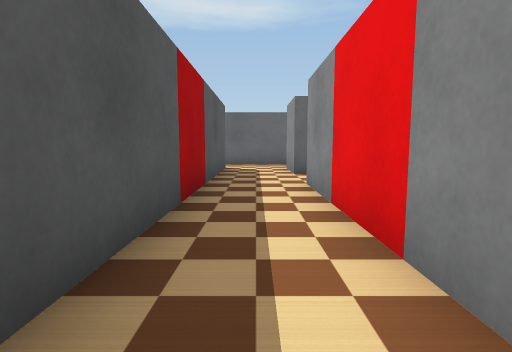
View 1 (above)

24 first-person views from a walk through a world built for the Webots simulator. The camera is 0.39 m above the floor, tilts 6° down and sees 80° across. The floor is counted in squares, 0.5 m on a side. Each view is taken from the middle of a square. On the plan, view 1 faces up. The plan holds only what a view shows up to about 10 squares ahead; the rest is blank. The robots in the file are not drawn. Simple shapes and patterns stand in for the simulator's stock objects.

View 2
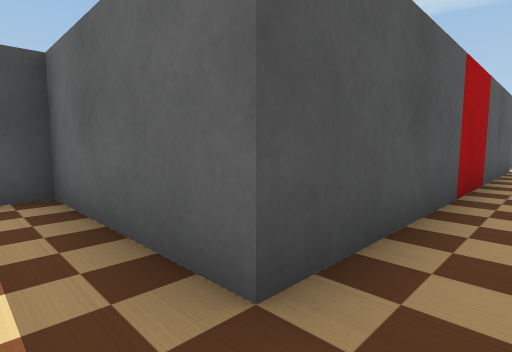

View 3
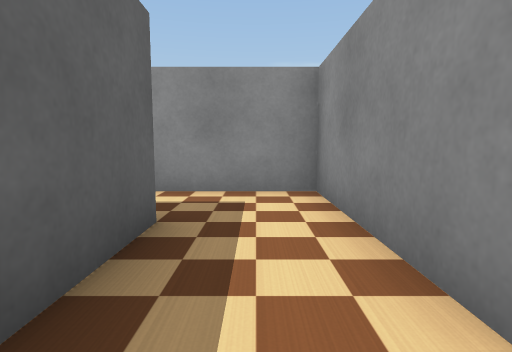

View 4
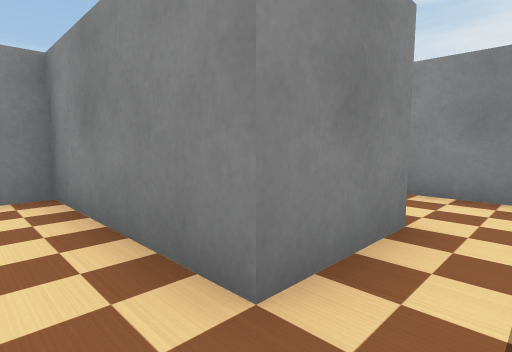

View 5
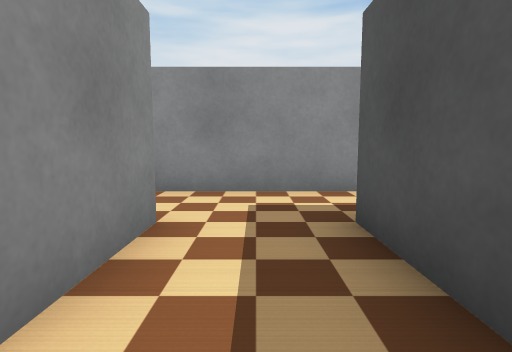

View 6
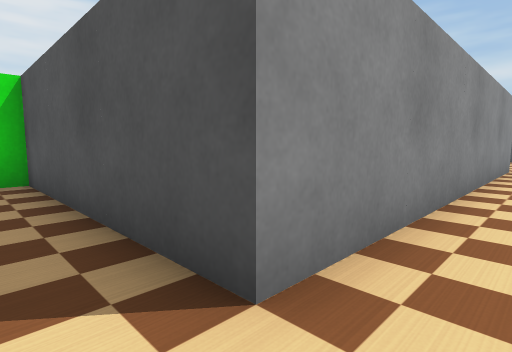

View 7
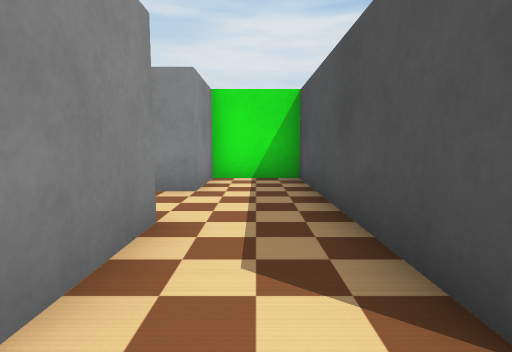

View 8
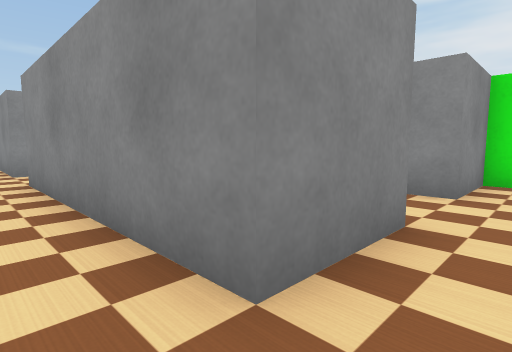

View 9
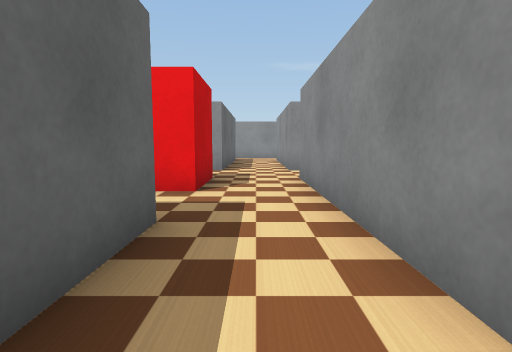

View 10
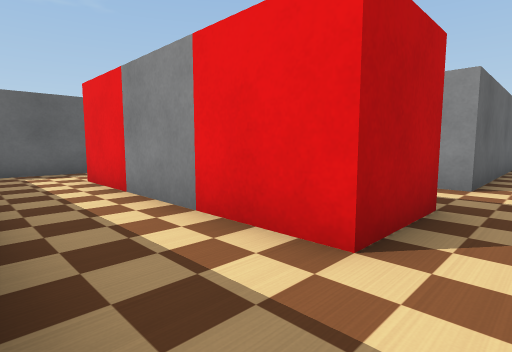

View 11
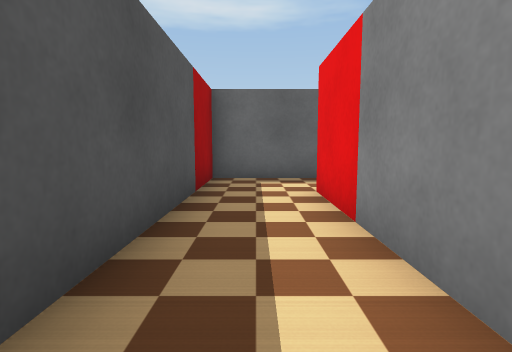

View 12
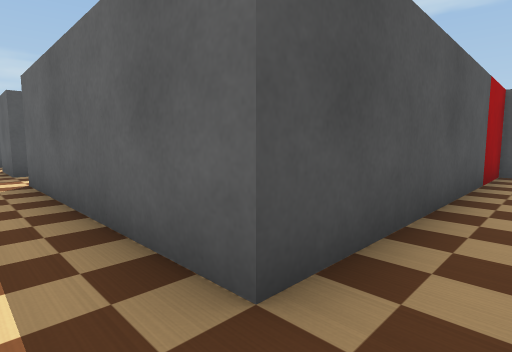

View 13
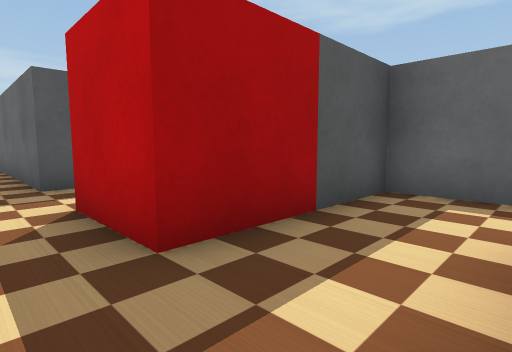

View 14
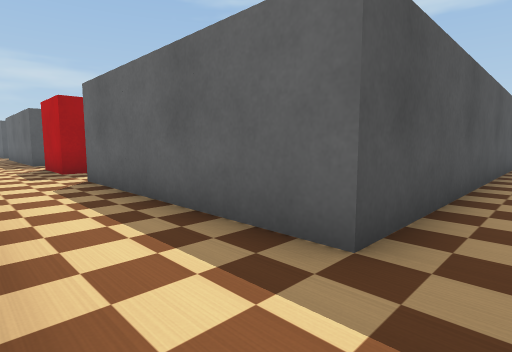

View 15
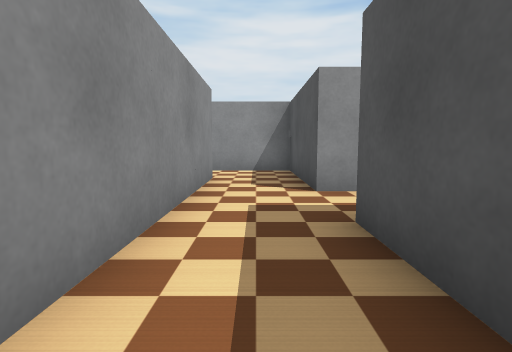

View 16
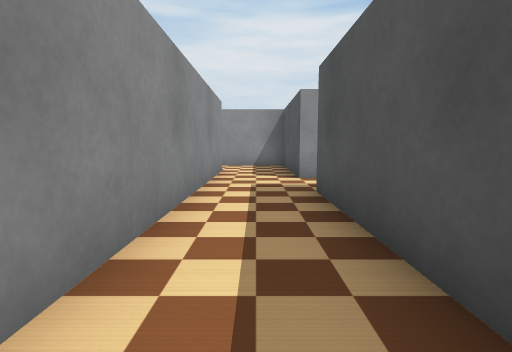

View 17
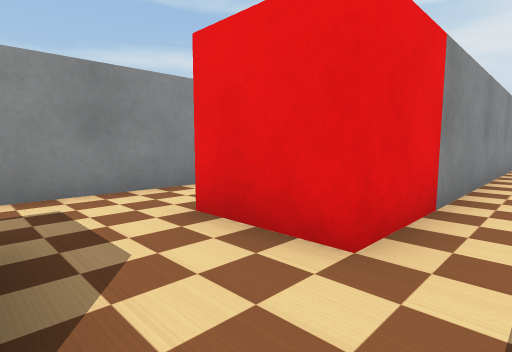

View 18
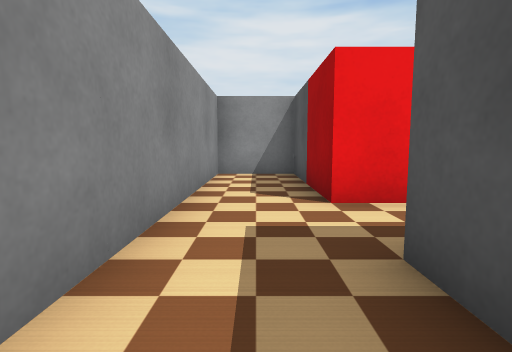

View 19
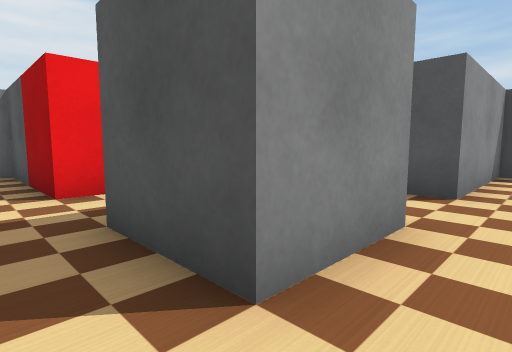

View 20
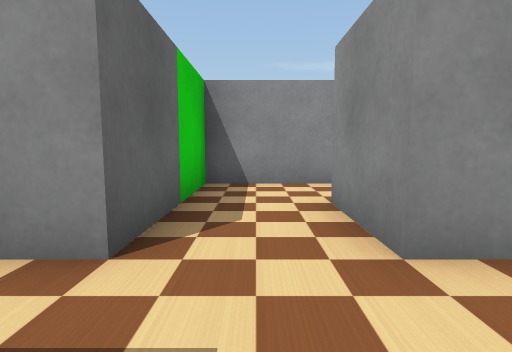

View 21
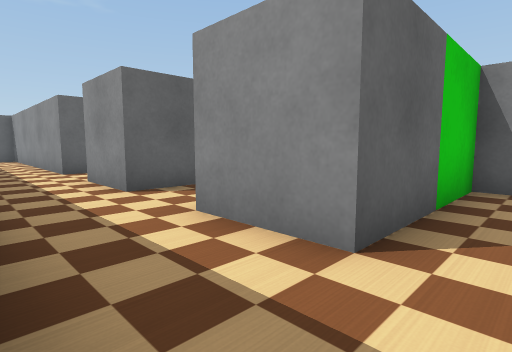

View 22
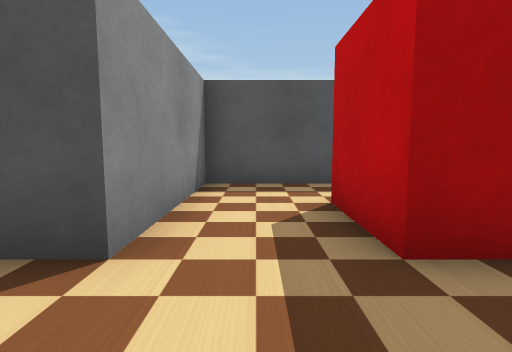

View 23
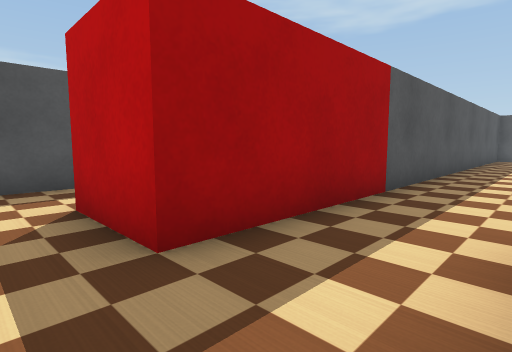

View 24
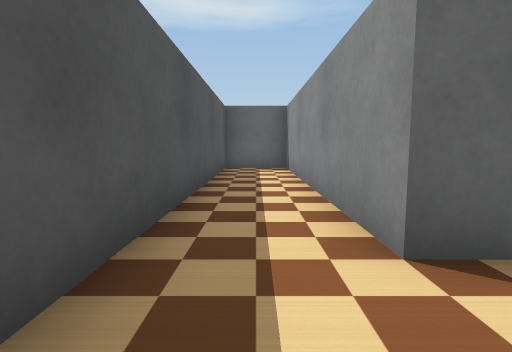

### Floor plan
Ten units are one square. View 1 is at (0, 0); x grows to the right and y downward. Boxes are objects, and circles mark ways between rooms. Rooms are numbered by the first view taken in them; rooms with no view inside come last. Other rooms are left out.
<svg viewBox="-80 -245 295 350">
<path fill="none" stroke="#000" d="M-10 -41 -10 0 -35 0M-30 20 10 20 10 -20M-30 40 -30 20M-50 21 -50 40 -70 40M-75 60 -35 60M-35 0 -50 0M-35 60 -10 60M5 40 -30 40M50 21 50 0M90 40 90 35M10 60 70 60M30 -4 30 40 5 40M142 60 150 60M170 55 170 0M89 60 114 60M150 -5 150 40 90 40M150 60 150 100 164 100M170 80 170 55M170 -52 170 -60M190 -1 190 20 210 20 210 -65M190 -60 190 -40M150 -60 150 -5M191 -80 170 -80M210 -65 210 -80M170 -60 190 -60M110 -86 110 -60 150 -60M170 -80 170 -100M170 -120 170 -140M150 -145 150 -120M170 -160 170 -240 150 -240 150 -145M-10 60 -10 95M10 81 10 60"/>
<rect x="5" y="-45" width="30" height="20" fill="#bbb"><title>red box</title></rect>
<rect x="45" y="25" width="30" height="20" fill="#bbb"><title>red box</title></rect>
<rect x="165" y="-25" width="30" height="20" fill="#bbb"><title>red box</title></rect>
<rect x="185" y="-105" width="20" height="30" fill="#bbb"><title>green box</title></rect>
<rect x="125" y="-95" width="30" height="20" fill="#bbb"><title>red box</title></rect>
<rect x="145" y="-115" width="10" height="20" fill="#bbb"><title>red box</title></rect>
<circle cx="-40" cy="10" r="3" fill="#2a7"/>
<circle cx="-30" cy="50" r="3" fill="#2a7"/>
<circle cx="0" cy="50" r="3" fill="#2a7"/>
<circle cx="0" cy="60" r="3" fill="#2a7"/>
<circle cx="90" cy="50" r="3" fill="#2a7"/>
<circle cx="160" cy="60" r="3" fill="#2a7"/>
<circle cx="160" cy="0" r="3" fill="#2a7"/>
<circle cx="200" cy="-60" r="3" fill="#2a7"/>
<circle cx="160" cy="-60" r="3" fill="#2a7"/>
<circle cx="170" cy="-70" r="3" fill="#2a7"/>
<circle cx="160" cy="-140" r="3" fill="#2a7"/>
<text x="0" y="-10">1</text>
<text x="-40" y="40">2</text>
<text x="-20" y="50">3</text>
<text x="50" y="40">4</text>
<text x="140" y="50">5</text>
<text x="160" y="70">6</text>
<text x="180" y="-30">7</text>
<text x="200" y="-80">8</text>
<text x="140" y="-100">9</text>
<text x="160" y="-190">10</text>
<text x="0" y="70">11</text>
</svg>
Room 1 opens to room 2. Room 2 opens to room 3. Room 3 opens to room 4. Room 3 opens to room 11. Room 4 opens to room 5. Room 5 opens to room 6. Room 5 opens to room 7. Room 7 opens to room 8. Room 7 opens to room 9. Room 8 opens to room 9. Room 9 opens to room 10.

Where each view was taken, in squares from view 1:
view 1: 0 up, 0 right, facing up
view 2: 1 down, 0 right, facing up-left
view 3: 1 down, 4 left, facing right
view 4: 1 down, 4 left, facing down-right
view 5: 1 down, 4 left, facing down
view 6: 5 down, 0 right, facing down-left
view 7: 5 down, 0 right, facing down
view 8: 5 down, 0 right, facing down-right
view 9: 5 down, 0 right, facing right
view 10: 5 down, 3 right, facing up-right
view 11: 3 down, 4 right, facing up
view 12: 5 down, 4 right, facing up-left
view 13: 5 down, 9 right, facing up-left
view 14: 6 down, 16 right, facing up-left
view 15: 1 down, 16 right, facing down
view 16: 1 up, 16 right, facing down
view 17: 4 up, 16 right, facing down-right
view 18: 6 up, 20 right, facing down
view 19: 7 up, 20 right, facing down-left
view 20: 7 up, 15 right, facing right
view 21: 7 up, 15 right, facing up-right
view 22: 7 up, 17 right, facing left
view 23: 7 up, 17 right, facing up-left
view 24: 14 up, 16 right, facing up
